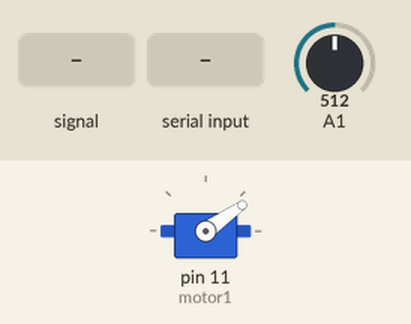
Simulated run of this program. Board: Arduino Nano, built with avr-gcc and run on an emulated ATmega328P. Shown: servo. The test bench sets the inputs (shaded band); at power-on: A1 = 512. What the program prints to the serial monitor is not drawn.

Above: at 1.2 s.
1.3 s: A1 fed a 200 Hz sine of ±81 counts around its level
4.3 s: A1 set to 490
5.8 s: A1 set to 510
At 6.3 s:
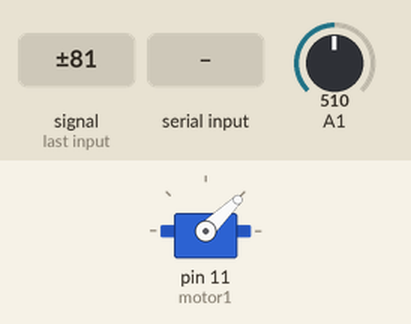
7.3 s: A1 set to 306
At 8.5 s:
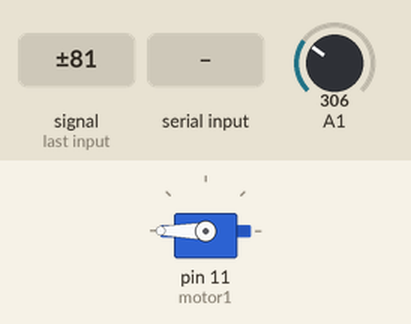
8.8 s: "90,45\n" received over Serial
At 10.0 s:
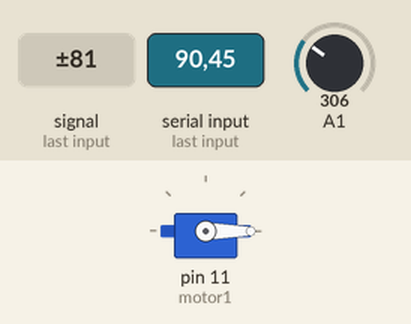
Timing chart, 0 to 11.3 s (numbered marks = the images above; inputs shaded):
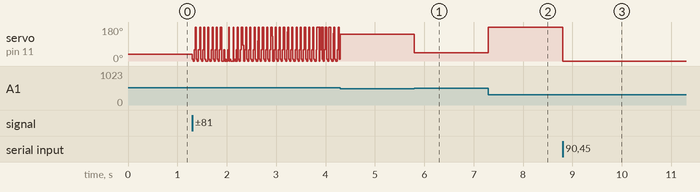

The program:

main.cpp
```cpp
#include <Arduino.h>
#include <Servo.h>

Servo motor1;

int target = 500;
const double kP = 0.05;

void setup() {
  pinMode(2, INPUT);
  motor1.attach(11);

  Serial.begin(115200);  // Start serial communication at 115200 baud
}

void loop() {
  if (Serial.available()) {
    String input = Serial.readStringUntil('\n');  // Read until newline character
    input.trim(); // Remove any trailing \r or spaces

    target = input.toInt();

    delay(5);  // Optional: slight delay after processing
  }

  int currValue = analogRead(A1);
  int error = target - currValue;

  double output = max(min(1, kP * error), -1);

  motor1.writeMicroseconds(1500 + int(output * 1000));

  Serial.println( currValue );
}

  // int analogValue = analogRead(A1);  // Read analog input on pin A0
  // Serial.println(analogValue);       // Print the value to the Serial Monitor
  // motor1.writeMicroseconds(1750);
  // delay(2000);                        // Wait half a second
  // analogValue = analogRead(A1);  // Read analog input on pin A0
  // Serial.println(analogValue);       // Print the value to the Serial Monitor
  // motor1.writeMicroseconds(1250);
  // delay(2000);                        // Wait half a second


// #include <Arduino.h>
// #include <SoftwareSerial.h>
// #include <Servo.h>

// volatile int leftEncoderPos = 0;
// volatile int rightEncoderPos = 0;

// int time = 0;

// const int leftEncoderPinA = 2;   // Interrupt pin
// const int leftEncoderPinB = 4;
// const int rightEncoderPinA = 3;  // Interrupt pin
// const int rightEncoderPinB = 5;
// // // Define the onboard LED motors
// Servo motor1;
// Servo motor2;

// void updateLeftEncoder();
// void updateRightEncoder();

// void spinwheelRaw();
// void rotateWheelRaw();

// void setup() {
//   // pinMode(leftEncoderPinA, INPUT);
//   // pinMode(leftEncoderPinB, INPUT);
//   // pinMode(rightEncoderPinA, INPUT);
//   // pinMode(rightEncoderPinB, INPUT);
//   motor1.attach(11); // PWM signal pin to Spark Mini signal input
//   // motor2.attach(10);
//   motor1.writeMicroseconds(1750); // 50% forward
//   // motor2.writeMicroseconds(1750);
//   // spinwheelRaw();
//   // attachInterrupt(digitalPinToInterrupt(leftEncoderPinA), updateLeftEncoder, CHANGE);
//   // attachInterrupt(digitalPinToInterrupt(rightEncoderPinA), updateRightEncoder, CHANGE);

//   Serial.begin(9600);
// }

// void loop() {
//   // Print both encoder positions
//   // Serial.print("Left: ");
//   // Serial.print(leftEncoderPos);
//   // Serial.print(" | Right: ");
//   // Serial.println(rightEncoderPos);
//   // time++;
//   // if (time < 10 ){
//   //   spinwheelRaw();
//   // }
//   // else if (time == 10 ){
//   //   leftEncoderPos = 0;
//   //   rightEncoderPos = 0 ;
//   // }
//   // else if (time < 20){
//   //   rotateWheelRaw();
//   // }else{
//   //   time = 0;
//   //   leftEncoderPos = 0;
//   //   rightEncoderPos = 0 ;
//   // }
//   // delay(100);
// }

// void updateLeftEncoder() {
//   int a = digitalRead(leftEncoderPinA);
//   int b = digitalRead(leftEncoderPinB);
//   if (a == b) {
//     leftEncoderPos++;
//   } else {
//     leftEncoderPos--;
//   }
// }

// void updateRightEncoder() {
//   int a = digitalRead(rightEncoderPinA);
//   int b = digitalRead(rightEncoderPinB);
//   if (a == b) {
//     rightEncoderPos++;
//   } else {
//     rightEncoderPos--;
//   }
// }

// void spinwheelRaw(){
//   int err = rightEncoderPos - leftEncoderPos;
//   motor1.writeMicroseconds(1750 - err); // 50% forward
//   motor2.writeMicroseconds(1750 + err);

// }

// void rotateWheelRaw(){
//   int err = rightEncoderPos + leftEncoderPos;
//   motor1.writeMicroseconds(1750 + err); // 50% forward
//   motor2.writeMicroseconds(1250 - err);

// }
```

Measured:
- after the input at 5.8 s, servo on pin 11 (motor1): 141° → 44° at once
- after the input at 7.3 s, servo on pin 11 (motor1): 44° → 180° at once
- after the input at 8.8 s, servo on pin 11 (motor1): 180° → 0° at once
